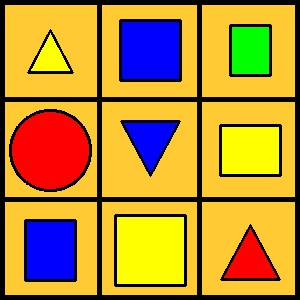
#> input picture board_6.jpg, 300 x 300 px
$ python finalObs.py   (Python 2 division)
#> lines starting #> are read from the running program, lines starting #| are printed output that depends on the picture; after the words box and inside, x2 and y2 are one past the last pixel; in counts of white or black regions, pixels touching at a corner belong together
#import numpy as np
import cv2
import math
import operator

#Grayscale threshold for RGBY
rgOfCol=	[
	(76,80),
	(149,150),
	(29,30),
	(224,228)
]


container_objects = []
board_objects = []
output_list = []
boardDetails = []
contDetails = []


#returns the number of sides of the shape who's contour value is passed
def shape(cnt):
	peri = cv2.arcLength(cnt, True)
	approx = cv2.approxPolyDP(cnt, 0.041 * peri, True)
	if len(approx) == 3:
		return "Triangle"
	elif len(approx) == 4:
		return "4-sided"
	else:
		return "Circle"

#masks the board based on colour and selects each shape one by one, finds contours and calls shape(cnt) to find the shape
def colorSeg(path, dim):
	#Convt to grayscale and blur
#> called with path = 'board_6.jpg', dim = 3
	img = cv2.imread(path, 1)
#> img is the input picture: shape (300, 300, 3); mean B, G, R 53.5, 139.9, 181.1
	imgGr = cv2.cvtColor(img, cv2.COLOR_BGR2GRAY)
	imgBlr = cv2.medianBlur(imgGr, 3)
	imgFinBlr = cv2.GaussianBlur(imgBlr, (5, 5), 0)
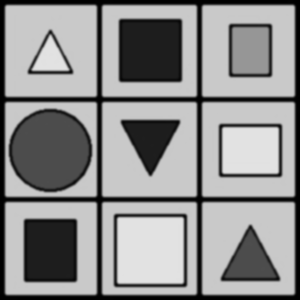
#> imgFinBlr: shape (300, 300); min 0, max 226, mean 142.5
	list1 = []
	details =[]
	i = 0;
	k = 50.0 + (dim-1)*100.0
	while (i < 4):
		mask = cv2.inRange(imgFinBlr, rgOfCol[i][0], rgOfCol[i][1])
		blur = cv2.medianBlur(mask, 7)
		#tmp = cv2.medianBlur(mask, 7)

		contour, hierarchy =   cv2.findContours(blur,cv2.RETR_TREE,cv2.CHAIN_APPROX_SIMPLE)
		j = 0
		while (j < len(contour)):
			cnt = contour[j]
			M = cv2.moments(cnt)
			cx = int((M["m10"] / M["m00"]))
			cy = int((M["m01"] / M["m00"]))

			noOfSide = shape(cnt)

			if i == 0:
				color = "Red"
			elif i == 1:
				color = "Green"
			elif i == 2:
				color = "Blue"
			elif i == 3:
				color = "Yellow"

			xCoord = math.ceil(dim*cx/k) if (math.ceil(dim*cx/k) <=dim) else round(dim*cx/k)
			yCoord = math.ceil(dim*cy/k) if (math.ceil(dim*cy/k) <=dim) else round(dim*cy/k)
			position = 0
			position = int(xCoord + (dim*(yCoord-1)))
			tupleElement = (position, color, noOfSide)
			tupleElement1 = (position, int(cv2.arcLength(cnt, True)), cv2.contourArea(cnt))
			details.append(tupleElement1)
			list1.append(tupleElement)
			j = j+1
		i=i+1
#> this loop made 4 passes
#> pass 1, in colorSeg, `mask = cv2.inRange(imgFinBlr, rgOfCol[i][0], rgOfCol[i][1])`:
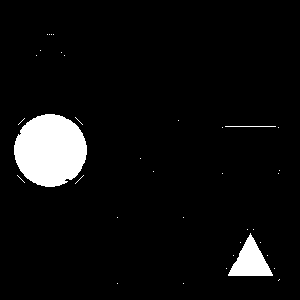
#> mask: shape (300, 300); 5.8% white; 36 white regions (33 under 20 px), largest, box (x1, y1, x2, y2) and area: (14, 114, 87, 187) 4118, (228, 233, 273, 276) 995, (225, 126, 276, 127) 51
#> after the loop:
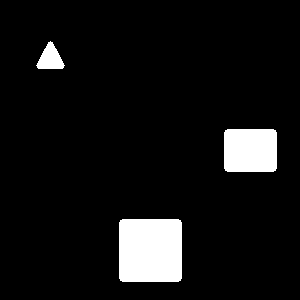
#> blur: shape (300, 300); 7.4% white; 3 white regions, box (x1, y1, x2, y2) and area: (119, 219, 182, 282) 3949, (224, 129, 277, 172) 2259, (36, 41, 65, 69) 482
#> after the loop: mask: shape (300, 300); 7.5% white; 3 white regions, box (x1, y1, x2, y2) and area: (119, 219, 182, 282) 3969, (224, 129, 277, 172) 2279, (35, 38, 66, 69) 501
#> after the loop, details = [(9, 136, 917), (4, 238, 4006), (3, 143, 1328), (7, 183, 2168), (5, 137, 957), (2, 203, 2688), (8, 243, 3828), (6, 183, 2168), (1, 92, 441)]; i = 4; list1 = [(9, 'Red', 'Triangle'), (4, 'Red', 'Circle'), (3, 'Green', '4-sided'), (7, 'Blue', '4-sided'), (5, 'Blue', 'Triangle'), (2, 'Blue', '4-sided'), (8, 'Yellow', '4-sided'), (6, 'Yellow', '4-sided'), (1, 'Yellow', 'Triangle')]
	list1.sort(key = operator.itemgetter(1,2))
	details.sort(key = operator.itemgetter(0))
	return list1, details

def matching():

	output = []
	i = 0
	j = 0
	c = 0
	while (i < len(boardDetails)):
		c = 0
		j = 0
		while (j < len(contDetails)):
			if ((abs(boardDetails[i][1]-contDetails[j][1]) <= 4) and (board_objects[i][1] == container_objects[j][1])):
				c = 1
				output.append((i+1, j+1))
				break

			j = j+1

		if (c == 0):
			output.append((i+1, 0))

		i = i+1


	return output

board_filepath = "board_6.jpg"
container_filepath = "container_3.jpg"

board_objects, boardDetails = colorSeg(board_filepath, 3)
#> board_objects = [(7, 'Blue', '4-sided'), (2, 'Blue', '4-sided'), (5, 'Blue', 'Triangle'), (3, 'Green', '4-sided'), (4, 'Red', 'Circle'), (9, 'Red', 'Triangle'), (8, 'Yellow', '4-sided'), (6, 'Yellow', '4-sided'), (1, 'Yellow', 'Triangle')]; boardDetails = [(1, 92, 441), (2, 203, 2688), (3, 143, 1328), (4, 238, 4006), (5, 137, 957), (6, 183, 2168), (7, 183, 2168), (8, 243, 3828), (9, 136, 917)]

container_objects, contDetails = colorSeg(container_filepath, 4)
#> call 2 of colorSeg, with path = 'container_3.jpg', dim = 4
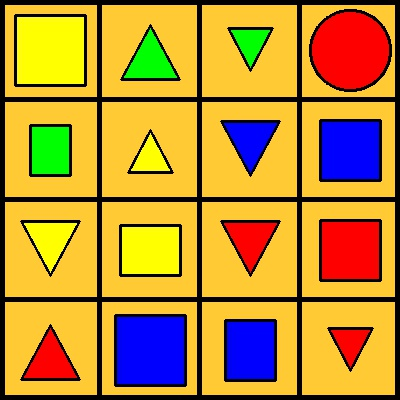
#> input picture container_3.jpg, 400 x 400 px
#> in colorSeg, img is the input picture: shape (400, 400, 3); mean B, G, R 53.7, 141.5, 184.7
#> in colorSeg (call 2), `imgFinBlr = cv2.GaussianBlur(imgBlr, (5, 5), 0)`:
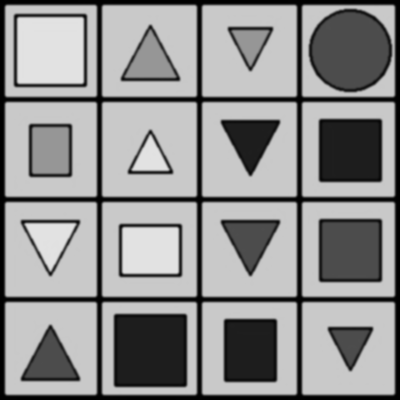
#> imgFinBlr: shape (400, 400); min 0, max 226, mean 144.5
#> the loop in colorSeg (call 2), `while (i < 4):` made 4 passes
#> pass 1, in colorSeg (call 2), `blur = cv2.medianBlur(mask, 7)`:
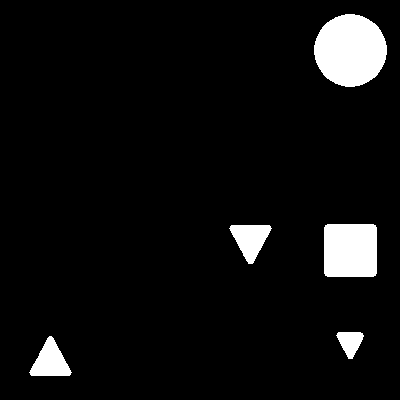
#> blur: shape (400, 400); 5.8% white; 5 white regions, box (x1, y1, x2, y2) and area: (314, 14, 387, 87) 4131, (324, 224, 377, 277) 2789, (29, 336, 72, 376) 982, (229, 225, 272, 264) 981, (336, 332, 364, 359) 473
#> after the loop in colorSeg (call 2), `while (i < 4):`:
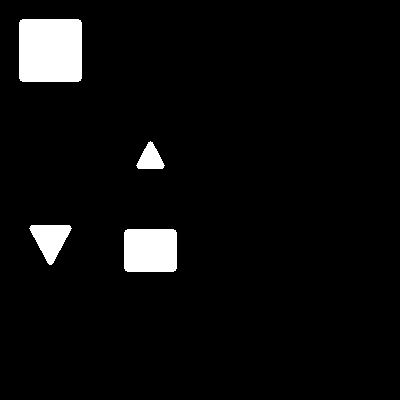
#> blur: shape (400, 400); 4.8% white; 4 white regions, box (x1, y1, x2, y2) and area: (19, 19, 82, 82) 3949, (124, 229, 177, 272) 2259, (29, 225, 72, 265) 984, (136, 141, 165, 169) 482
#> after the loop in colorSeg (call 2), `while (i < 4):`: mask: shape (400, 400); 4.8% white; 4 white regions, box (x1, y1, x2, y2) and area: (19, 19, 82, 82) 3969, (124, 229, 177, 272) 2279, (28, 225, 73, 268) 1001, (135, 138, 166, 169) 501
#> after the loop in colorSeg (call 2), `while (i < 4):`: details = [(13, 136, 922), (16, 90, 432.5), (11, 135, 921), (12, 203, 2688), (4, 238, 4028), (5, 143, 1328), (2, 136, 924), (3, 92, 441), (15, 183, 2168), (14, 243, 3828), (7, 136, 951.5), (8, 203, 2688), (10, 183, 2168), (9, 136, 924), (6, 92, 441), (1, 243, 3828)]; i = 4; list1 = 16 items, first 6: (13, 'Red', 'Triangle'), (16, 'Red', 'Triangle'), (11, 'Red', 'Triangle'), (12, 'Red', '4-sided'), (4, 'Red', 'Circle'), (5, 'Green', '4-sided')
#> container_objects = 16 items, first 6: (15, 'Blue', '4-sided'), (14, 'Blue', '4-sided'), (8, 'Blue', '4-sided'), (7, 'Blue', 'Triangle'), (5, 'Green', '4-sided'), (2, 'Green', 'Triangle'); contDetails = [(1, 243, 3828), (2, 136, 924), (3, 92, 441), (4, 238, 4028), (5, 143, 1328), (6, 92, 441), (7, 136, 951.5), (8, 203, 2688), (9, 136, 924), (10, 183, 2168), (11, 135, 921), (12, 203, 2688), (13, 136, 922), (14, 243, 3828), (15, 183, 2168), (16, 90, 432.5)]
output_list  = matching()
#> the loop in matching, `while (i < len(boardDetails)):` made 9 passes
#> after the loop in matching, `while (i < len(boardDetails)):`: i = 9; output = [(1, 3), (2, 0), (3, 0), (4, 0), (5, 9), (6, 10), (7, 15), (8, 14), (9, 13)]
#> output_list has the same summary as output in matching

print board_objects, output_list
#> (printed output is left out)
